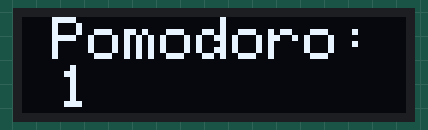
Simulated run of this sketch. Board: Arduino Uno, built with avr-gcc and run on an emulated ATmega328P. Parts: 128×32 one-colour display. The display library's start-up logo is not drawn; what the sketch prints to the serial monitor is not drawn.

Above: at 4.1 s.
At 10.9 s:
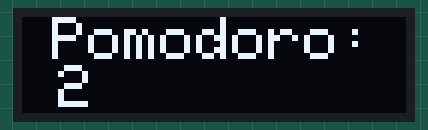
At 13.9 s:
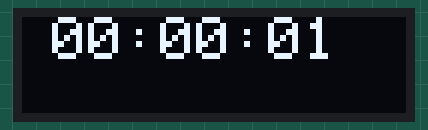
At 22.4 s:
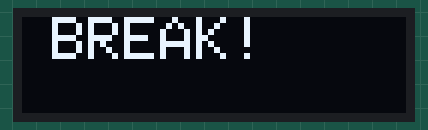
At 27.7 s:
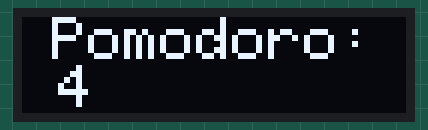
At 33.5 s:
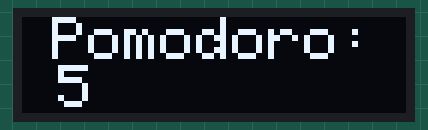

The sketch:

oled.ino
```cpp
#include <SPI.h>
#include <Wire.h>
#include <Adafruit_GFX.h>
#include <Adafruit_SSD1306.h>
#include "Countimer.h"

#define SCREEN_WIDTH 128 // OLED display width, in pixels
#define SCREEN_HEIGHT 32 // OLED display height, in pixels

// Declaration for an SSD1306 display connected to I2C (SDA, SCL pins)
#define OLED_RESET     4 // Reset pin # (or -1 if sharing Arduino reset pin)
Adafruit_SSD1306 display(SCREEN_WIDTH, SCREEN_HEIGHT, &Wire, OLED_RESET);

Countimer timer;
Countimer breakTimer;

int pomodoro = 1;
bool onBreak = false;
bool displayedText = false;
bool haveWorkedOnMultiple = false;
int pomosUntilBreak = 3;
void setup() {
  // put your setup code here, to run once:
  Serial.begin(9600);

  // SSD1306_SWITCHCAPVCC = generate display voltage from 3.3V internally
  if(!display.begin(SSD1306_SWITCHCAPVCC, 0x3C)) { // Address 0x3C for 128x32
    Serial.println(F("SSD1306 allocation failed"));
    for(;;); // Don't proceed, loop forever
  }

  // Show initial display buffer contents on the screen --
  // the library initializes this with an Adafruit splash screen.
  display.display();
  delay(2000); // Pause for 2 seconds

  // Clear the buffer
  display.clearDisplay();

  // Show the display buffer on the screen. You MUST call display() after
  // drawing commands to make them visible on screen!
  display.display();
  delay(2000);
  timer.setCounter(0, 0, 3, timer.COUNT_DOWN, onComplete);
  timer.setInterval(refreshClock, 1000);

      breakTimer.setCounter(0, 0, 2, breakTimer.COUNT_DOWN, onBreakComplete);
    breakTimer.setInterval(refreshBreakClock, 1000);
}

void refreshClock() {
   Serial.print("Current count time is: ");
   Serial.println(timer.getCurrentTime());
}

void refreshBreakClock() {
   Serial.print("Current count time is: ");
   Serial.println(breakTimer.getCurrentTime());
}

void onComplete() {
    if (pomodoro % pomosUntilBreak == 0 && !haveWorkedOnMultiple) {
    haveWorkedOnMultiple=true;
    Serial.println("Set haveWorkedOnMultiple to True");
    return;
  }
  Serial.print("Pomodoro ");
  Serial.print(pomodoro);
  Serial.println(" Complete!");
  pomodoro++;

}

void onBreakComplete(){
  Serial.println("Break over!");
  displayedText=false;
  onBreak=false;
  breakTimer.restart();
  delay(100);
  haveWorkedOnMultiple = false;
  pomodoro++;
}

bool timeForBreak() {
  return ((pomodoro % pomosUntilBreak == 0) && pomodoro > 0 && haveWorkedOnMultiple);
}

void loop() {

  // put your main code here, to run repeatedly:
  display.setTextSize(2); // Draw 2X-scale text
  display.setTextColor(WHITE);
  display.setCursor(10, 0);
  if (timeForBreak() && !onBreak) {
    onBreak=true;
    Serial.println("Started break :-)");
    displayedText=false;
    delay(100);
  }
  if (!onBreak) {
      if (displayedText==false) {
    display.clearDisplay();
    display.print(F("Pomodoro: "));
    display.println(pomodoro);
    display.display();
    Serial.print("Start Pomodoro ");
    Serial.println(pomodoro);
    delay(2000);
    display.clearDisplay();
    displayedText=true;
  }
    timer.run();
//    timer.restart();
      if(!timer.isCounterCompleted()) {
      timer.start();
//      pomodoro++;
    }
  display.clearDisplay();
  display.println(timer.getCurrentTime());
  display.display();      // Show initial text
  delay(100);
  if (timer.isCounterCompleted()) {
    displayedText=false;
    delay(500);
    timer.restart();
  }
 }

    if (onBreak) {
      if (displayedText==false) {
        display.clearDisplay();
        display.print(F("BREAK!"));
        display.display();
        delay(2000);
        display.clearDisplay();
        displayedText=true;
      }

    breakTimer.run();
      if(!breakTimer.isCounterCompleted()) {
      breakTimer.start();
    }
      display.clearDisplay();
  display.println(breakTimer.getCurrentTime());
  display.display();      // Show initial text
  delay(100);
  }
}
```

Measured:
- what the display in image 0 shows lasts 2.0 s, from 4.1 s to 6.1 s
- what the display in image 2 shows lasts 1.0 s, from 13.9 s to 14.9 s
